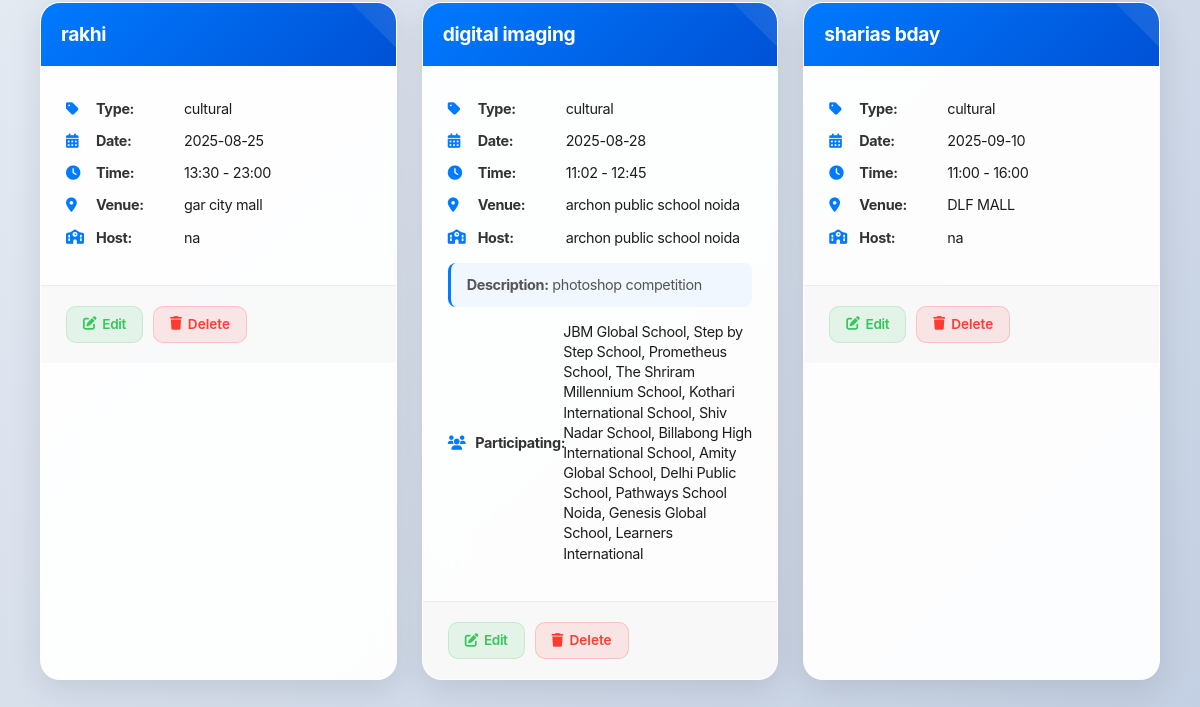
Before: /events (lower part) with the older database file.
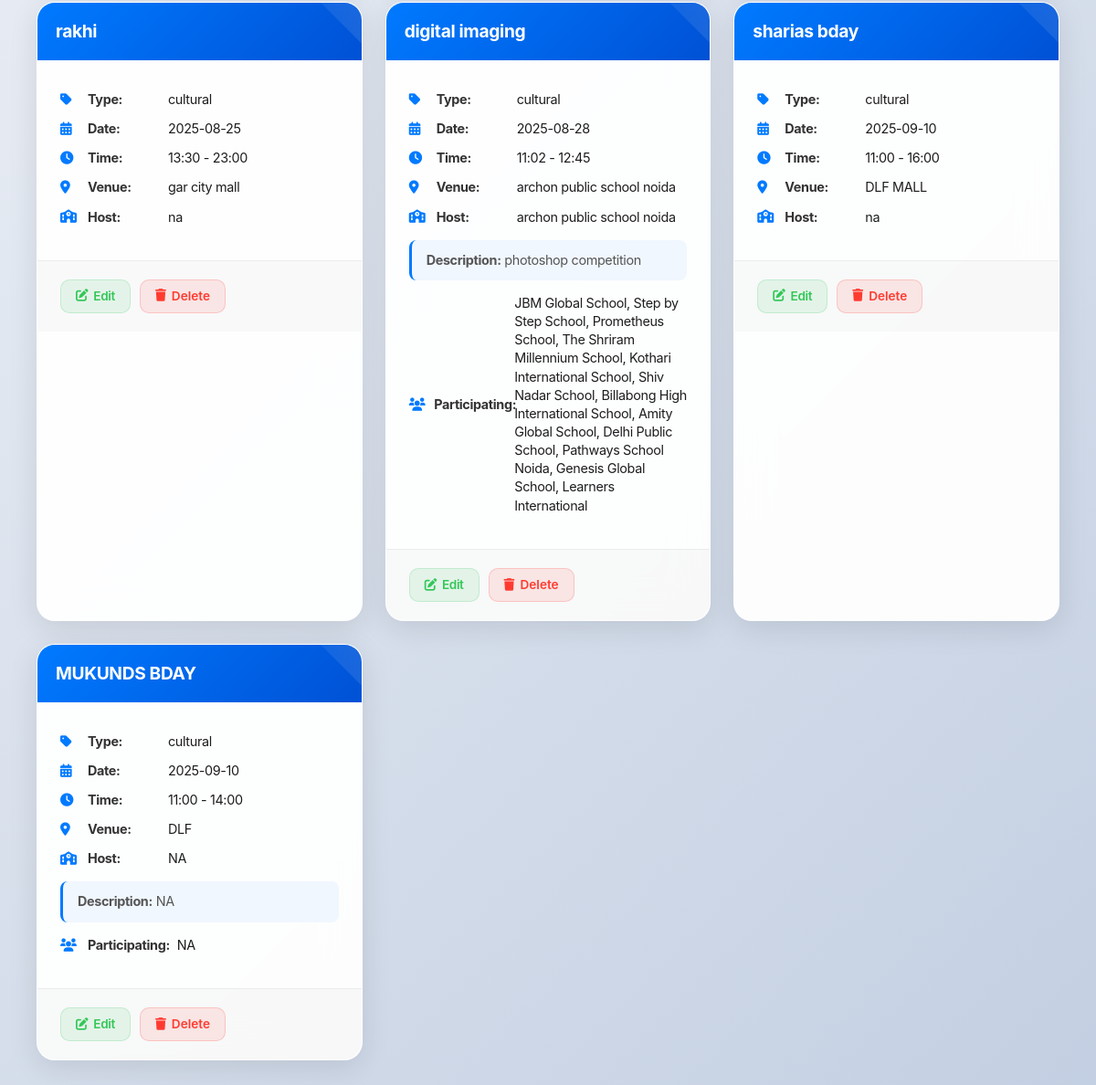
After: the same page with the newer database file.
### tables this page shows
CREATE TABLE events (
            id INTEGER PRIMARY KEY AUTOINCREMENT,
            name TEXT NOT NULL,
            type TEXT NOT NULL,
            event_date DATE NOT NULL,
            start_time TIME NOT NULL,
            end_time TIME NOT NULL,
            venue TEXT NOT NULL,
            description TEXT,
            host_school TEXT NOT NULL,
            participating_schools TEXT,
            status TEXT DEFAULT 'upcoming',
            created_at TIMESTAMP DEFAULT CURRENT_TIMESTAMP
        );

### app.py (the view)
@app.route('/events')
def events():
    conn = get_db_connection()
    filter_type = request.args.get('filter', 'all')
    search = request.args.get('search', '')
    query = 'SELECT * FROM events WHERE 1=1'
    params = []
    if filter_type == 'upcoming':
        query += ' AND event_date >= DATE("now")'
    elif filter_type == 'completed':
        query += ' AND event_date < DATE("now")'
    if search:
        query += ' AND (name LIKE ? OR type LIKE ? OR venue LIKE ?)'
        params.extend([f'%{search}%', f'%{search}%', f'%{search}%'])
    query += ' ORDER BY event_date ASC'
    events = conn.execute(query, params).fetchall()
    conn.close()
    return render_template('events.html', events=events, filter_type=filter_type, search=search)

### app.py (called while the page is built)
def get_db_connection():
    conn = sqlite3.connect('events.db')
    conn.row_factory = sqlite3.Row
    return conn

### templates/events.html (shortened to what this page needs)
{% extends "base.html" %}
{% block content %}
<div class="container">
    <div class="events-grid">
        {% if events %}
            {% for event in events %}
                <div class="event-card">
                    <div class="event-header">
                        <h6 class="event-title">{{ event.name }}</h6>
                    </div>
                    <div class="event-body">
                        <div class="event-detail">
                            <i class="fas fa-tag"></i>
                            <strong>Type:</strong> {{ event.type }}
                        </div>
                        <div class="event-detail">
                            <i class="fas fa-calendar-alt"></i>
                            <strong>Date:</strong> {{ event.event_date }}
                        </div>
                        <div class="event-detail">
                            <i class="fas fa-clock"></i>
                            <strong>Time:</strong> {{ event.start_time }} - {{ event.end_time }}
                        </div>
                        <div class="event-detail">
                            <i class="fas fa-map-marker-alt"></i>
                            <strong>Venue:</strong> {{ event.venue }}
                        </div>
                        <div class="event-detail">
                            <i class="fas fa-school"></i>
                            <strong>Host:</strong> {{ event.host_school }}
                        </div>
                        {% if event.description %}
                            <div class="event-description">
                                <strong>Description:</strong> {{ event.description[:100] }}{% if event.description|length > 100 %}...{% endif %}
                            </div>
                        {% endif %}
                        {% if event.participating_schools %}
                            <div class="event-detail">
                                <i class="fas fa-users"></i>
                                <strong>Participating:</strong> {{ event.participating_schools }}
                            </div>
                        {% endif %}
                    </div>
                    <div class="event-footer">
                        <a href="{{ url_for('edit_event', id=event.id) }}" class="btn-sm btn-edit">
                            <i class="fas fa-edit"></i> Edit
                        </a>
                        <form method="POST" action="{{ url_for('delete_event', id=event.id) }}" style="display: inline;">
                            <button type="submit" class="btn-sm btn-delete"
                                    onclick="return confirm('Are you sure you want to delete this event?')">
                                <i class="fas fa-trash"></i> Delete
                            </button>
                        </form>
                    </div>
                </div>
            {% endfor %}
        {% endif %}
    </div>
</div>
{% endblock %}

Changed rows visible on the page:
added events: name "MUKUNDS BDAY", type "cultural", event_date "2025-09-10", start_time "11:00", end_time "14:00", venue "DLF", host_school "NA", description "NA", participating_schools "NA"
